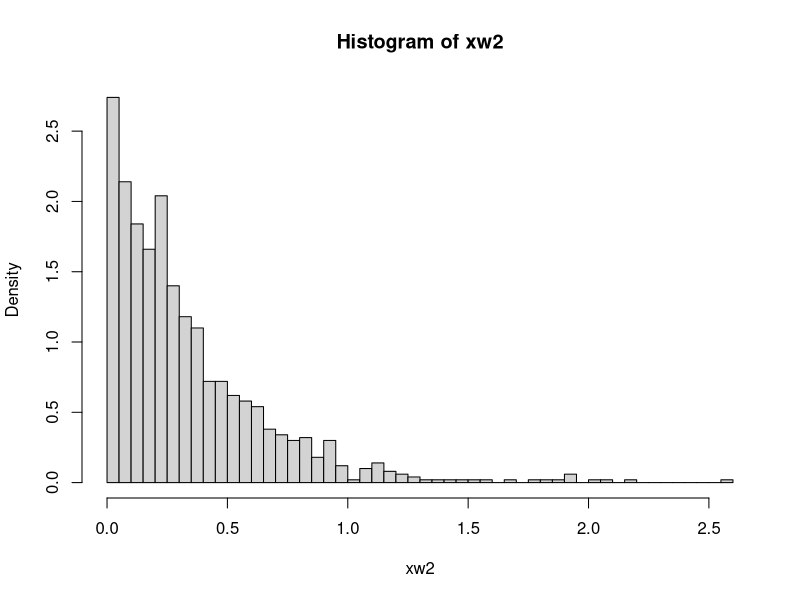
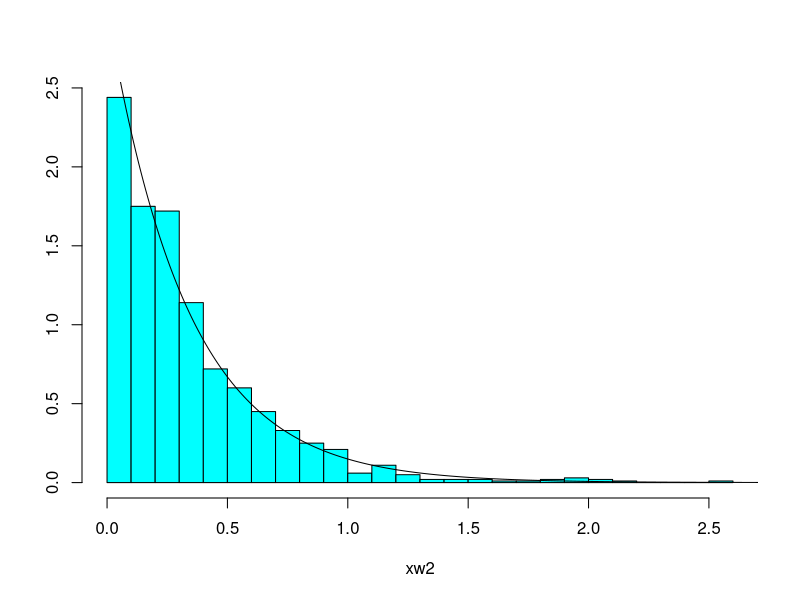
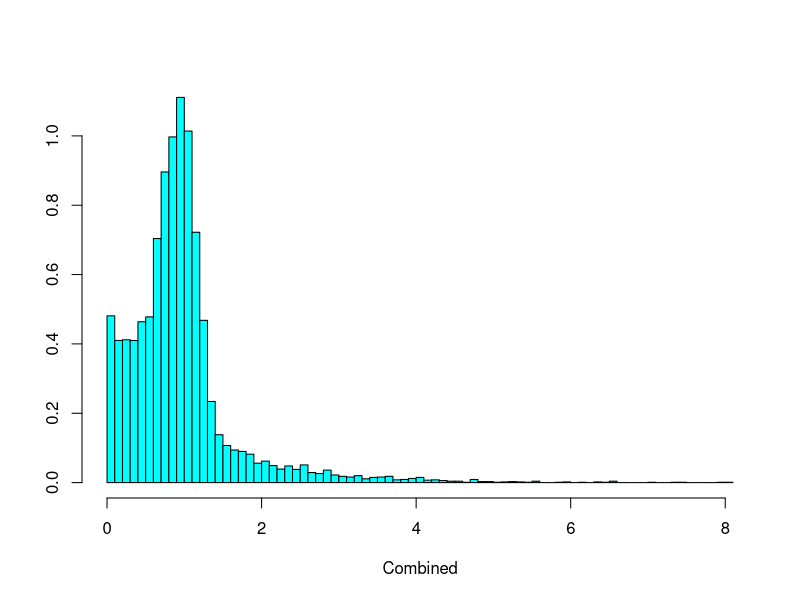
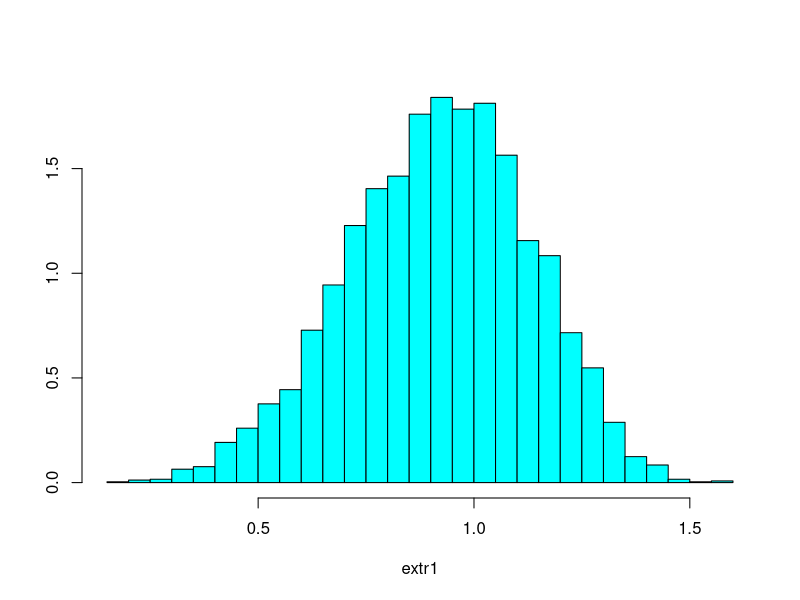
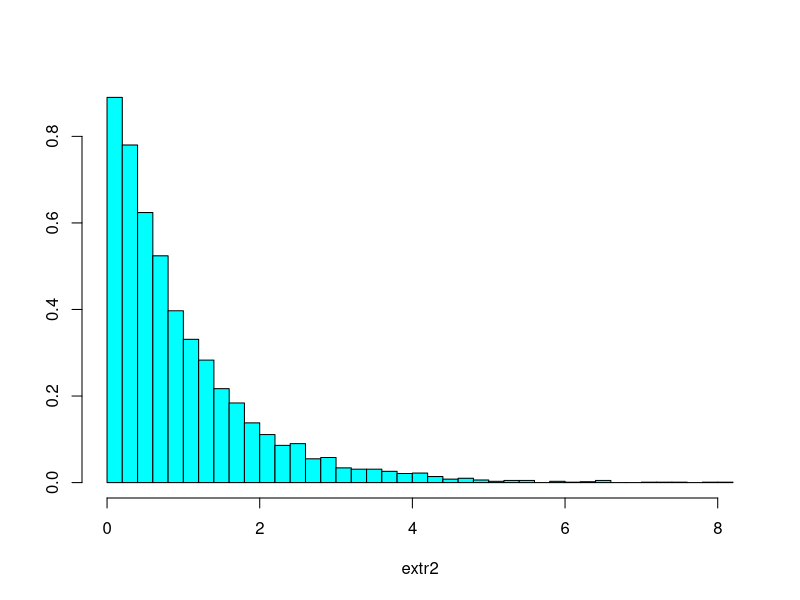
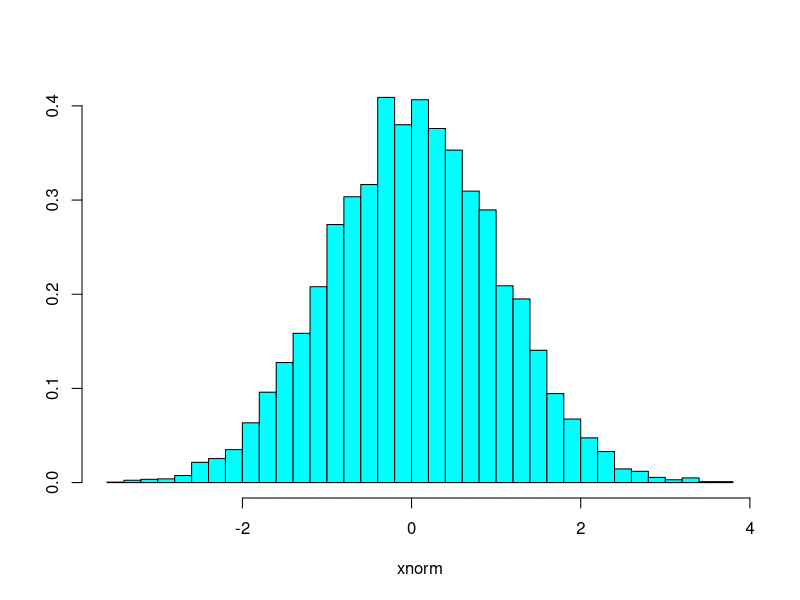
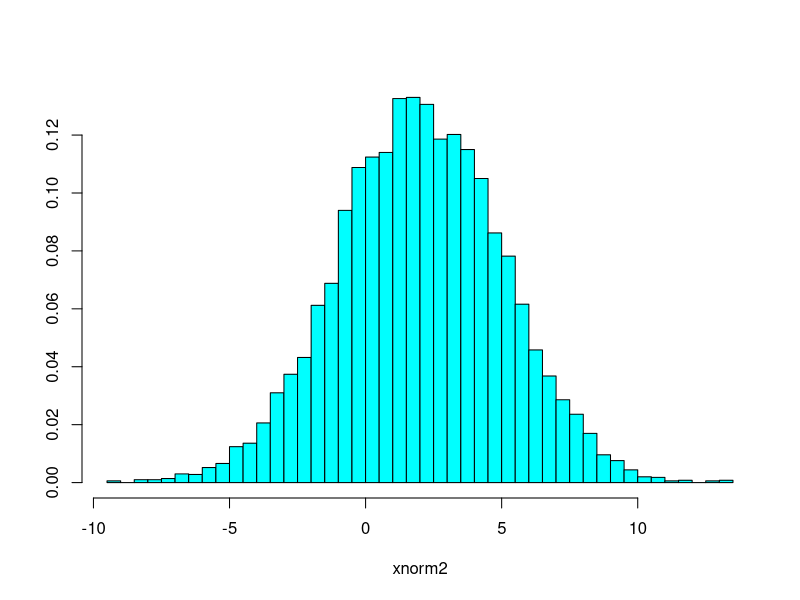

The R script that drew these images, in order:
#TMA4300 Interactive lecture 1
# Week 2, 12.01.2018

library(MASS) # for truehist()
library(ggplot2)

#Oppg A: Probability integral transform
# Note: alpha = lambda, beta = 1 is exp(lambda)

# Simulate from weibull distribution
weib <- function(n, alpha, beta){
  u <- runif(n, 0, 1)
  x <- (-(log(u)/alpha))^(1/beta)
  return(x)
}

# True weibull density with our parameterization
dweib <- function(x, alpha, beta){
  alpha*beta*(x^(beta-1))*exp(-alpha*x^beta)
}

# Simulation
a <- 3 # alpha
b <- 1 # beta

xw2 <- weib(1000, a, b) 
hist(xw2, breaks = 50, probability = T)
# truehist(xw2) # Alternative


# Check with distribution
xw <- seq(from = 0, to = 3, by = 0.01) # Uniform x's
yw <- dweib(xw, a,b) # Sample y
# plot(xw,yw, "l") # Alternative to lines(xw, yw)
truehist(xw2)
lines(xw, yw)


# Parameters as vectors
sample <- weib(10000, c(1,1), c(5,1))
truehist(sample, xlab = "Combined")

# alpha = 1, beta = 5
extr1 <- sample[seq(1,length(sample), 2)] # Extract values
truehist(extr1)


# alpha = 1, beta = 1
extr2 <- sample[seq(2,length(sample), 2)]
truehist(extr2)




#Oppg B: Box-Muller transform --------------
n <- 10000
my <- 0
sigma <- 1

norm1 <- function(n, my, sigma){
  R = weib(n, 1/2, 2)
  theta = runif(n, 0, 2*pi)
  z = R*cos(theta)
  x= sigma*z+my
  return(x)
}

# Standard normal
xnorm <- norm1(n, my, sigma)
truehist(xnorm)

# Normal
xnorm2 <- norm1(n, my = 2, sigma = 3)
truehist(xnorm2)

